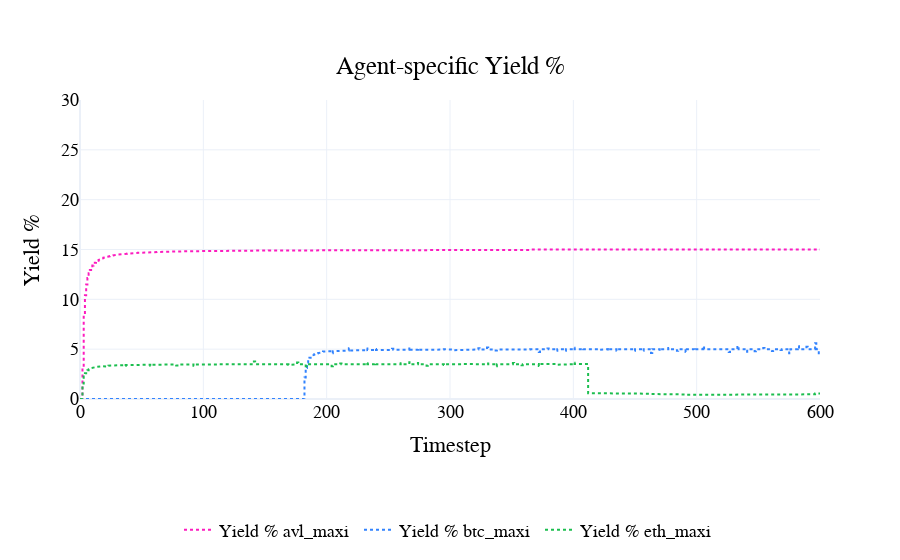

The notebook cell saved with this chart:
### Code cell
fig = visualizations.plot_yield_pct(
    df
)
pio.show(fig)

### Figure 1 — Plotly figure (JSON) as saved in the notebook; plotly's stock layout.template omitted (floating-point values rounded to 4 significant figures; data arrays with more than 128 entries replaced by an {"elided": "..."} marker saying what was removed)
{"data": [{"line": {"color": "#FC1CBF", "dash": "dot", "width": 2}, "name": "Yield % avl_maxi ", "type": "scatter", "x": {"elided": "4201 int values"}, "y": {"elided": "4201 float values"}}, {"line": {"color": "#3283FE", "dash": "dot", "width": 2}, "name": "Yield % btc_maxi ", "type": "scatter", "x": {"elided": "4201 int values"}, "y": {"elided": "4201 float values"}}, {"line": {"color": "#1CBE4F", "dash": "dot", "width": 2}, "name": "Yield % eth_maxi ", "type": "scatter", "x": {"elided": "4201 int values"}, "y": {"elided": "4201 float values"}}], "layout": {"font": {"color": "black", "family": "Arial", "size": 18}, "hovermode": "x unified", "legend": {"orientation": "h", "x": 0.5, "xanchor": "center", "y": -0.5, "yanchor": "bottom"}, "paper_bgcolor": "rgba(255, 255, 255, 1)", "plot_bgcolor": "rgba(255, 255, 255, 1)", "title": {"text": "Agent-specific Yield %", "x": 0.5, "xanchor": "center", "y": 0.9, "yanchor": "top"}, "xaxis": {"title": {"text": "Timestep"}}, "yaxis": {"range": [0, 30], "title": {"text": "Yield %"}}}}
